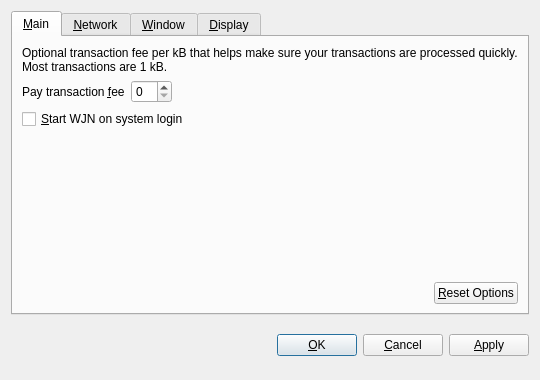
<?xml version="1.0" encoding="UTF-8"?>
<ui version="4.0">
 <class>OptionsDialog</class>
 <widget class="QDialog" name="OptionsDialog">
  <property name="geometry">
   <rect>
    <x>0</x>
    <y>0</y>
    <width>540</width>
    <height>380</height>
   </rect>
  </property>
  <property name="windowTitle">
   <string>Options</string>
  </property>
  <property name="modal">
   <bool>true</bool>
  </property>
  <layout class="QVBoxLayout" name="verticalLayout">
   <item>
    <widget class="QTabWidget" name="tabWidget">
     <property name="tabPosition">
      <enum>QTabWidget::North</enum>
     </property>
     <property name="currentIndex">
      <number>0</number>
     </property>
     <widget class="QWidget" name="tabMain">
      <attribute name="title">
       <string>&amp;Main</string>
      </attribute>
      <layout class="QVBoxLayout" name="verticalLayout_Main">
       <item>
        <widget class="QLabel" name="transactionFeeInfoLabel">
         <property name="text">
          <string>Optional transaction fee per kB that helps make sure your transactions are processed quickly. Most transactions are 1 kB.</string>
         </property>
         <property name="textFormat">
          <enum>Qt::PlainText</enum>
         </property>
         <property name="wordWrap">
          <bool>true</bool>
         </property>
        </widget>
       </item>
       <item>
        <layout class="QHBoxLayout" name="horizontalLayout_1_Main">
         <item>
          <widget class="QLabel" name="transactionFeeLabel">
           <property name="text">
            <string>Pay transaction &amp;fee</string>
           </property>
           <property name="textFormat">
            <enum>Qt::PlainText</enum>
           </property>
           <property name="buddy">
            <cstring>transactionFee</cstring>
           </property>
          </widget>
         </item>
         <item>
          <widget class="BitcoinAmountField" name="transactionFee"/>
         </item>
         <item>
          <spacer name="horizontalSpacer_1_Main">
           <property name="orientation">
            <enum>Qt::Horizontal</enum>
           </property>
           <property name="sizeHint" stdset="0">
            <size>
             <width>40</width>
             <height>20</height>
            </size>
           </property>
          </spacer>
         </item>
        </layout>
       </item>
       <item>
        <widget class="QCheckBox" name="bitcoinAtStartup">
         <property name="toolTip">
          <string>Automatically start WJN after logging in to the system.</string>
         </property>
         <property name="text">
          <string>&amp;Start WJN on system login</string>
         </property>
        </widget>
       </item>
       <item>
        <spacer name="verticalSpacer_Main">
         <property name="orientation">
          <enum>Qt::Vertical</enum>
         </property>
         <property name="sizeHint" stdset="0">
          <size>
           <width>20</width>
           <height>40</height>
          </size>
         </property>
        </spacer>
       </item>
       <item>
        <layout class="QHBoxLayout" name="horizontalLayout_2_Main">
         <item>
          <spacer name="horizontalSpacer_2_Main">
           <property name="orientation">
            <enum>Qt::Horizontal</enum>
           </property>
           <property name="sizeHint" stdset="0">
            <size>
             <width>40</width>
             <height>20</height>
            </size>
           </property>
          </spacer>
         </item>
         <item>
          <widget class="QPushButton" name="resetButton">
           <property name="toolTip">
            <string>Reset all client options to default.</string>
           </property>
           <property name="text">
            <string>&amp;Reset Options</string>
           </property>
           <property name="autoDefault">
            <bool>false</bool>
           </property>
          </widget>
         </item>
        </layout>
       </item>
      </layout>
     </widget>
     <widget class="QWidget" name="tabNetwork">
      <attribute name="title">
       <string>&amp;Network</string>
      </attribute>
      <layout class="QVBoxLayout" name="verticalLayout_Network">
       <item>
        <widget class="QCheckBox" name="mapPortUpnp">
         <property name="toolTip">
          <string>Automatically open the WJN client port on the router. This only works when your router supports UPnP and it is enabled.</string>
         </property>
         <property name="text">
          <string>Map port using &amp;UPnP</string>
         </property>
        </widget>
       </item>
       <item>
        <widget class="QCheckBox" name="connectSocks">
         <property name="toolTip">
          <string>Connect to the WJN network through a SOCKS proxy (e.g. when connecting through Tor).</string>
         </property>
         <property name="text">
          <string>&amp;Connect through SOCKS proxy:</string>
         </property>
        </widget>
       </item>
       <item>
        <layout class="QHBoxLayout" name="horizontalLayout_Network">
         <item>
          <widget class="QLabel" name="proxyIpLabel">
           <property name="text">
            <string>Proxy &amp;IP:</string>
           </property>
           <property name="textFormat">
            <enum>Qt::PlainText</enum>
           </property>
           <property name="buddy">
            <cstring>proxyIp</cstring>
           </property>
          </widget>
         </item>
         <item>
          <widget class="QValidatedLineEdit" name="proxyIp">
           <property name="maximumSize">
            <size>
             <width>140</width>
             <height>16777215</height>
            </size>
           </property>
           <property name="toolTip">
            <string>IP address of the proxy (e.g. 127.0.0.1)</string>
           </property>
          </widget>
         </item>
         <item>
          <widget class="QLabel" name="proxyPortLabel">
           <property name="text">
            <string>&amp;Port:</string>
           </property>
           <property name="textFormat">
            <enum>Qt::PlainText</enum>
           </property>
           <property name="buddy">
            <cstring>proxyPort</cstring>
           </property>
          </widget>
         </item>
         <item>
          <widget class="QLineEdit" name="proxyPort">
           <property name="maximumSize">
            <size>
             <width>55</width>
             <height>16777215</height>
            </size>
           </property>
           <property name="toolTip">
            <string>Port of the proxy (e.g. 9050)</string>
           </property>
          </widget>
         </item>
         <item>
          <widget class="QLabel" name="socksVersionLabel">
           <property name="text">
            <string>SOCKS &amp;Version:</string>
           </property>
           <property name="textFormat">
            <enum>Qt::PlainText</enum>
           </property>
           <property name="buddy">
            <cstring>socksVersion</cstring>
           </property>
          </widget>
         </item>
         <item>
          <widget class="QValueComboBox" name="socksVersion">
           <property name="toolTip">
            <string>SOCKS version of the proxy (e.g. 5)</string>
           </property>
          </widget>
         </item>
         <item>
          <spacer name="horizontalSpacer_Network">
           <property name="orientation">
            <enum>Qt::Horizontal</enum>
           </property>
           <property name="sizeHint" stdset="0">
            <size>
             <width>40</width>
             <height>20</height>
            </size>
           </property>
          </spacer>
         </item>
        </layout>
       </item>
       <item>
        <spacer name="verticalSpacer_Network">
         <property name="orientation">
          <enum>Qt::Vertical</enum>
         </property>
         <property name="sizeHint" stdset="0">
          <size>
           <width>20</width>
           <height>40</height>
          </size>
         </property>
        </spacer>
       </item>
      </layout>
     </widget>
     <widget class="QWidget" name="tabWindow">
      <attribute name="title">
       <string>&amp;Window</string>
      </attribute>
      <layout class="QVBoxLayout" name="verticalLayout_Window">
       <item>
        <widget class="QCheckBox" name="minimizeToTray">
         <property name="toolTip">
          <string>Show only a tray icon after minimizing the window.</string>
         </property>
         <property name="text">
          <string>&amp;Minimize to the tray instead of the taskbar</string>
         </property>
        </widget>
       </item>
       <item>
        <widget class="QCheckBox" name="minimizeOnClose">
         <property name="toolTip">
          <string>Minimize instead of exit the application when the window is closed. When this option is enabled, the application will be closed only after selecting Quit in the menu.</string>
         </property>
         <property name="text">
          <string>M&amp;inimize on close</string>
         </property>
        </widget>
       </item>
       <item>
        <spacer name="verticalSpacer_Window">
         <property name="orientation">
          <enum>Qt::Vertical</enum>
         </property>
         <property name="sizeHint" stdset="0">
          <size>
           <width>20</width>
           <height>40</height>
          </size>
         </property>
        </spacer>
       </item>
      </layout>
     </widget>
     <widget class="QWidget" name="tabDisplay">
      <attribute name="title">
       <string>&amp;Display</string>
      </attribute>
      <layout class="QVBoxLayout" name="verticalLayout_Display">
       <item>
        <layout class="QHBoxLayout" name="horizontalLayout_1_Display">
         <item>
          <widget class="QLabel" name="langLabel">
           <property name="text">
            <string>User Interface &amp;language:</string>
           </property>
           <property name="textFormat">
            <enum>Qt::PlainText</enum>
           </property>
           <property name="buddy">
            <cstring>lang</cstring>
           </property>
          </widget>
         </item>
         <item>
          <widget class="QValueComboBox" name="lang">
           <property name="toolTip">
            <string>The user interface language can be set here. This setting will take effect after restarting WJN.</string>
           </property>
          </widget>
         </item>
        </layout>
       </item>
       <item>
        <layout class="QHBoxLayout" name="horizontalLayout_2_Display">
         <item>
          <widget class="QLabel" name="unitLabel">
           <property name="text">
            <string>&amp;Unit to show amounts in:</string>
           </property>
           <property name="textFormat">
            <enum>Qt::PlainText</enum>
           </property>
           <property name="buddy">
            <cstring>unit</cstring>
           </property>
          </widget>
         </item>
         <item>
          <widget class="QValueComboBox" name="unit">
           <property name="toolTip">
            <string>Choose the default subdivision unit to show in the interface and when sending coins.</string>
           </property>
          </widget>
         </item>
        </layout>
       </item>
       <item>
        <widget class="QCheckBox" name="displayAddresses">
         <property name="toolTip">
          <string>Whether to show WJN addresses in the transaction list or not.</string>
         </property>
         <property name="text">
          <string>&amp;Display addresses in transaction list</string>
         </property>
        </widget>
       </item>
       <item>
        <spacer name="verticalSpacer_Display">
         <property name="orientation">
          <enum>Qt::Vertical</enum>
         </property>
         <property name="sizeHint" stdset="0">
          <size>
           <width>20</width>
           <height>40</height>
          </size>
         </property>
        </spacer>
       </item>
      </layout>
     </widget>
    </widget>
   </item>
   <item>
    <layout class="QHBoxLayout" name="horizontalLayout_Buttons">
     <item>
      <spacer name="horizontalSpacer_1">
       <property name="orientation">
        <enum>Qt::Horizontal</enum>
       </property>
       <property name="sizeHint" stdset="0">
        <size>
         <width>40</width>
         <height>48</height>
        </size>
       </property>
      </spacer>
     </item>
     <item>
      <widget class="QLabel" name="statusLabel">
       <property name="font">
        <font>
         <weight>75</weight>
         <bold>true</bold>
        </font>
       </property>
       <property name="text">
        <string/>
       </property>
       <property name="textFormat">
        <enum>Qt::PlainText</enum>
       </property>
       <property name="wordWrap">
        <bool>true</bool>
       </property>
      </widget>
     </item>
     <item>
      <spacer name="horizontalSpacer_2">
       <property name="orientation">
        <enum>Qt::Horizontal</enum>
       </property>
       <property name="sizeHint" stdset="0">
        <size>
         <width>40</width>
         <height>48</height>
        </size>
       </property>
      </spacer>
     </item>
     <item>
      <widget class="QPushButton" name="okButton">
       <property name="text">
        <string>&amp;OK</string>
       </property>
      </widget>
     </item>
     <item>
      <widget class="QPushButton" name="cancelButton">
       <property name="text">
        <string>&amp;Cancel</string>
       </property>
       <property name="autoDefault">
        <bool>false</bool>
       </property>
      </widget>
     </item>
     <item>
      <widget class="QPushButton" name="applyButton">
       <property name="text">
        <string>&amp;Apply</string>
       </property>
       <property name="autoDefault">
        <bool>false</bool>
       </property>
      </widget>
     </item>
    </layout>
   </item>
  </layout>
 </widget>
 <customwidgets>
  <customwidget>
   <class>BitcoinAmountField</class>
   <extends>QSpinBox</extends>
   <header>bitcoinamountfield.h</header>
  </customwidget>
  <customwidget>
   <class>QValueComboBox</class>
   <extends>QComboBox</extends>
   <header>qvaluecombobox.h</header>
  </customwidget>
  <customwidget>
   <class>QValidatedLineEdit</class>
   <extends>QLineEdit</extends>
   <header>qvalidatedlineedit.h</header>
  </customwidget>
 </customwidgets>
 <resources/>
 <connections/>
</ui>
